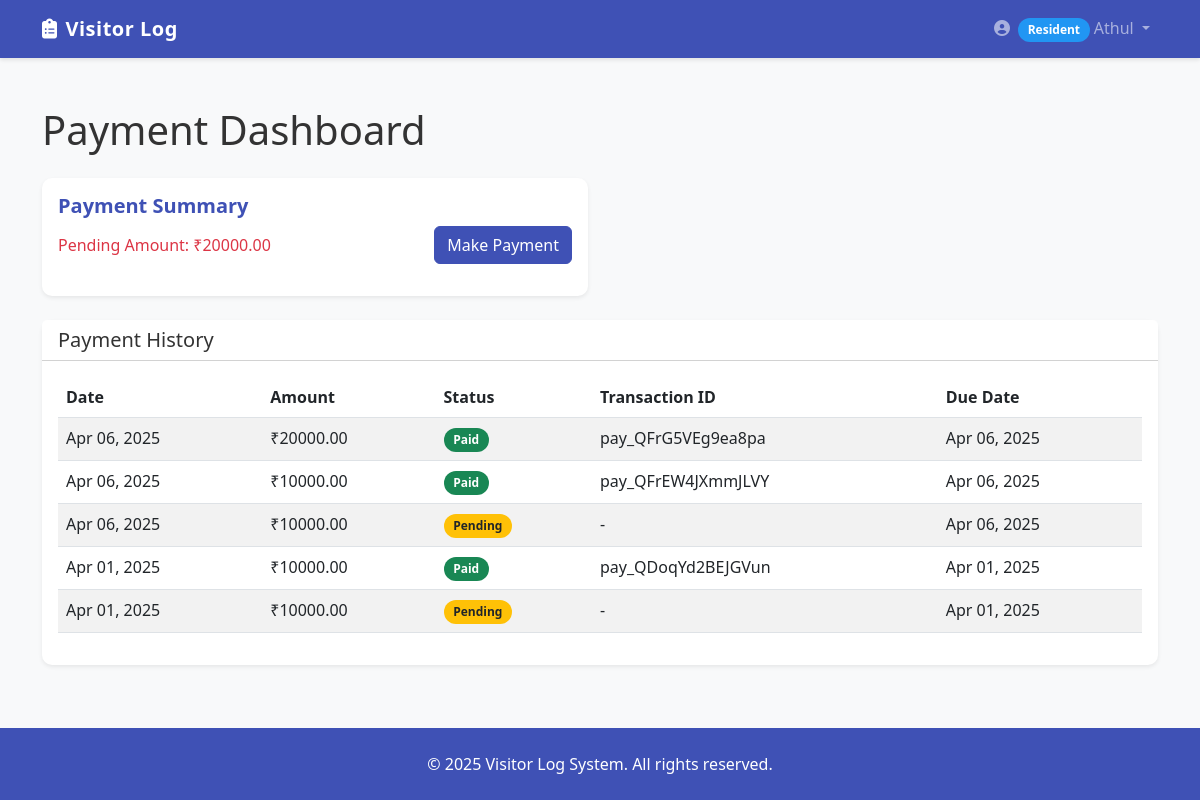
The app's page /payments/dashboard/ (signed in), older data.
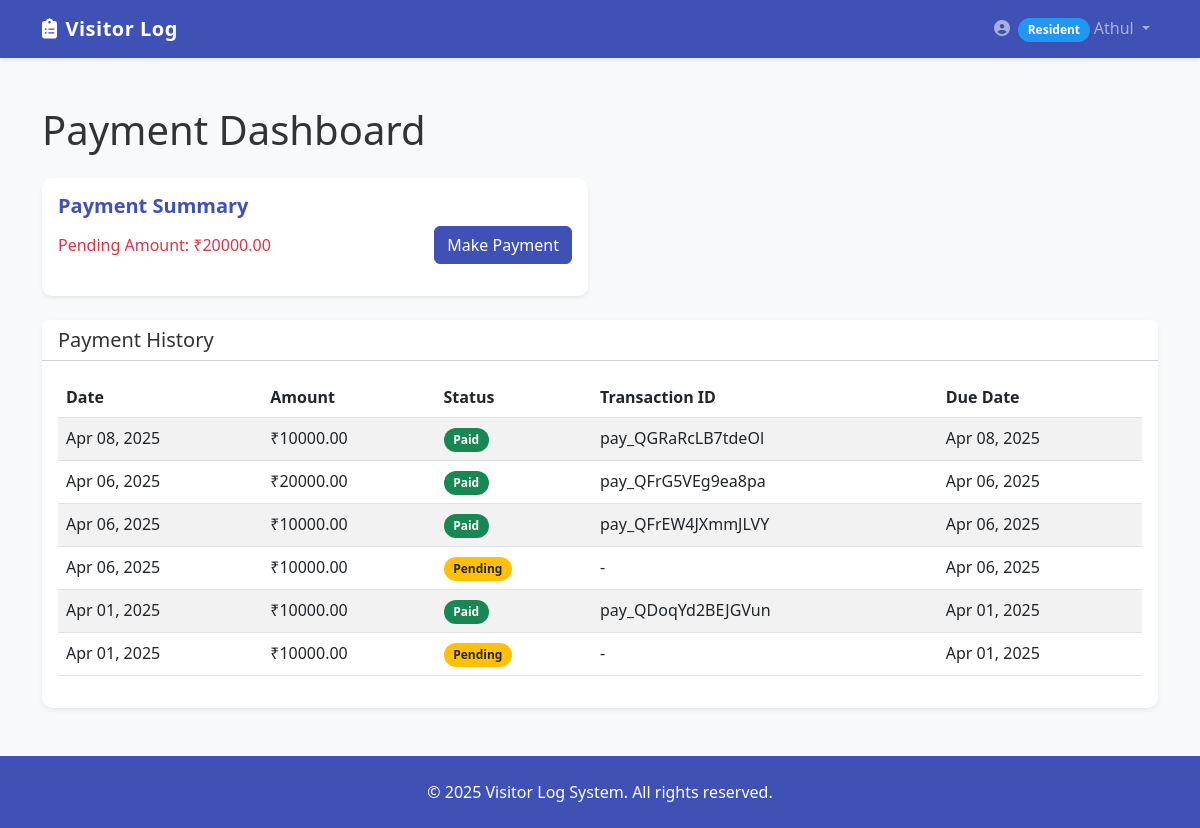
The same page, newer data.
### payments/models.py (models this page shows, shortened)
class RentPayment(models.Model):
    STATUS_CHOICES = (
        ('PENDING', 'Pending'),
        ('PAID', 'Paid'),
        ('FAILED', 'Failed'),
    )
    resident = models.ForeignKey(
        settings.AUTH_USER_MODEL,
        on_delete=models.CASCADE,
        related_name='rent_payments',
        limit_choices_to={'role': 'RESIDENT'}
    )
    amount = models.DecimalField(max_digits=10, decimal_places=2)
    status = models.CharField(max_length=10, choices=STATUS_CHOICES, default='PENDING')
    transaction_id = models.CharField(max_length=100, blank=True, null=True)
    payment_id = models.CharField(max_length=100, blank=True, null=True)
    order_id = models.CharField(max_length=100, blank=True, null=True)
    payment_date = models.DateTimeField(auto_now_add=True)
    updated_at = models.DateTimeField(auto_now=True)
    due_date = models.DateField(default=timezone.now)
    notes = models.TextField(blank=True, null=True)
    class Meta:
        ordering = ['-payment_date']

### payments/views.py (the view)
# urls.py: path('dashboard/', views.payment_dashboard, name='payment_dashboard'),
@login_required
def payment_dashboard(request):
    user = request.user
    if user.role == 'RESIDENT':
        payments = RentPayment.objects.filter(resident=user).order_by('-payment_date')
        pending_amount = payments.filter(status='PENDING').aggregate(Sum('amount'))['amount__sum'] or 0
        today = timezone.now().date()
        next_payment = payments.filter(due_date__gte=today).order_by('due_date').first()
        return render(request, 'payments/dashboard.html', {
            'payments': payments,
            'pending_amount': pending_amount,
            'next_payment': next_payment,
            'title': 'Payment Dashboard'
        })
    elif user.role == 'ADMIN':
        return redirect('admin_payment_dashboard')
    else:
        messages.error(request, "You don't have access to the payment dashboard.")
        return redirect('dashboard')

### payments/templates/payments/dashboard.html (shortened to what this page needs)
{% extends 'base.html' %}
{% load static %}
{% block content %}
<div class="container my-4">
    <h1 class="mb-4">Payment Dashboard</h1>
    <div class="row mb-4">
        <div class="col-md-6">
            <div class="card shadow-sm">
                <div class="card-body">
                    <h5 class="card-title">Payment Summary</h5>
                    <div class="d-flex justify-content-between align-items-center mb-3">
                        <div>
                            {% if pending_amount > 0 %}
                            <p class="text-danger mb-0">Pending Amount: ₹{{ pending_amount|floatformat:2 }}</p>
                            {% else %}
                            <p class="text-success mb-0">No pending payments</p>
                            {% endif %}
                        </div>
                        <a href="{% url 'initiate_payment' %}" class="btn btn-primary">Make Payment</a>
                    </div>
                </div>
            </div>
        </div>
    </div>
    <div class="card shadow-sm">
        <div class="card-header bg-white">
            <h5 class="mb-0">Payment History</h5>
        </div>
        <div class="card-body">
            {% if payments %}
            <div class="table-responsive">
                <table class="table table-striped table-hover">
                    <thead>
                        <tr>
                            <th>Date</th>
                            <th>Amount</th>
                            <th>Status</th>
                            <th>Transaction ID</th>
                            <th>Due Date</th>
                        </tr>
                    </thead>
                    <tbody>
                        {% for payment in payments %}
                        <tr>
                            <td>{{ payment.payment_date|date:"M d, Y" }}</td>
                            <td>₹{{ payment.amount|floatformat:2 }}</td>
                            <td>
                                {% if payment.status == 'PAID' %}
                                <span class="badge bg-success">Paid</span>
                                {% elif payment.status == 'PENDING' %}
                                <span class="badge bg-warning text-dark">Pending</span>
                                {% else %}
                                <span class="badge bg-danger">Failed</span>
                                {% endif %}
                            </td>
                            <td>
                                {% if payment.transaction_id %}
                                {{ payment.transaction_id }}
                                {% else %}
                                -
                                {% endif %}
                            </td>
                            <td>
                                {% if payment.due_date %}
                                {{ payment.due_date|date:"M d, Y" }}
                                {% else %}
                                -
                                {% endif %}
                            </td>
                        </tr>
                        {% endfor %}
                    </tbody>
                </table>
            </div>
            {% else %}
            <div class="alert alert-info">
                No payment records found.
                <a href="{% url 'initiate_payment' %}" class="alert-link">Make your first payment</a>.
            </div>
            {% endif %}
        </div>
    </div>
</div>
{% endblock %}

Row changes from the older to the newer data that the page shows:
added RentPayment: payment_date "Apr 08, 2025", amount "10000.00", status "Paid", transaction_id "pay_QGRaRcLB7tdeOl", due_date "Apr 08, 2025"
